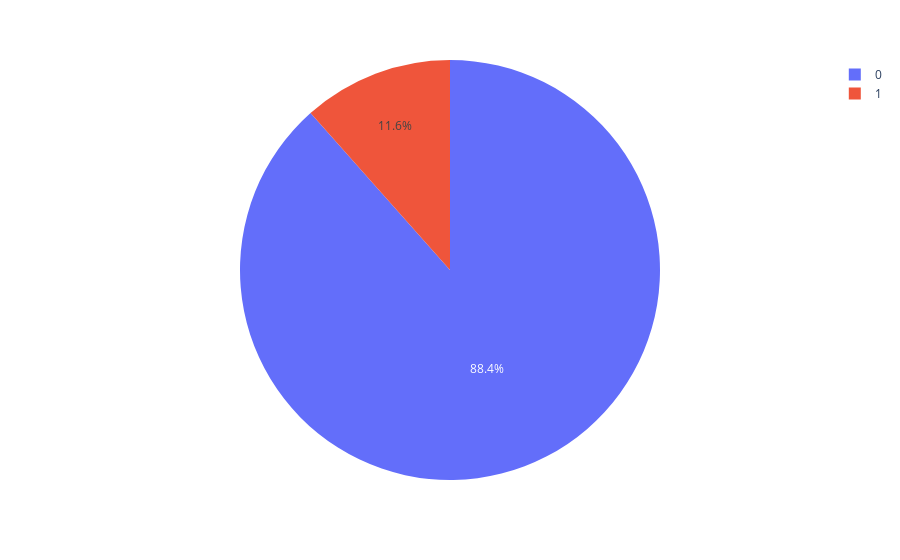

The notebook cell saved with this chart:
### Markdown cell above
**How many `top_article`=1 do we have?**

### Code cell
fig = px.pie(values=df.index.value_counts().values, names=df['top_article'])
fig.show()

### Figure 1 — Plotly figure (JSON) as saved in the notebook; plotly's stock layout.template omitted (floating-point values rounded to 4 significant figures; data arrays with more than 128 entries replaced by an {"elided": "..."} marker saying what was removed)
{"data": [{"domain": {"x": [0, 1], "y": [0, 1]}, "hovertemplate": "label=%{label}<br>value=%{value}<extra></extra>", "labels": {"elided": "9653 int values"}, "legendgroup": "", "name": "", "showlegend": true, "type": "pie", "values": {"elided": "9653 int values"}}], "layout": {"legend": {"tracegroupgap": 0}, "margin": {"t": 60}}}
